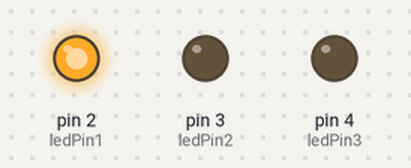
This sketch was run on a simulated Arduino Uno, built with avr-gcc and run on an emulated ATmega328P. Shown: output pins drawn as LEDs (lit = HIGH).

Above: at 0.5 s.
At 1.5 s:
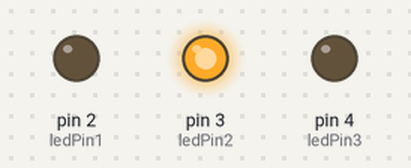
At 5.5 s:
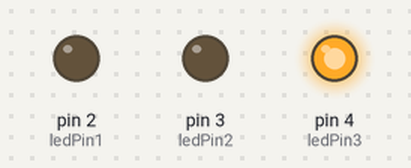
Timing chart, 0 to 6.9 s (numbered marks = the images above):
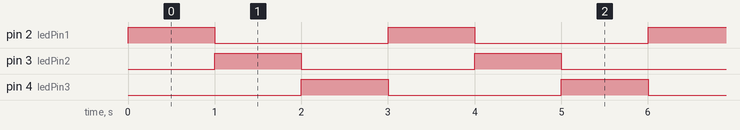

The sketch:

Test_3_LEDs.ino
```cpp
// Pin numbers for the LEDs
const int ledPin1 = 2;
const int ledPin2 = 3;
const int ledPin3 = 4;

void setup() {
  // Set the LED pins as output
  pinMode(ledPin1, OUTPUT);
  pinMode(ledPin2, OUTPUT);
  pinMode(ledPin3, OUTPUT);
}

void loop() {
  // Turn on LED 1 and turn off the others
  digitalWrite(ledPin1, HIGH);
  digitalWrite(ledPin2, LOW);
  digitalWrite(ledPin3, LOW);
  delay(1000); // Wait for 1 second

  // Turn on LED 2 and turn off the others
  digitalWrite(ledPin1, LOW);
  digitalWrite(ledPin2, HIGH);
  digitalWrite(ledPin3, LOW);
  delay(1000); // Wait for 1 second

  // Turn on LED 3 and turn off the others
  digitalWrite(ledPin1, LOW);
  digitalWrite(ledPin2, LOW);
  digitalWrite(ledPin3, HIGH);
  delay(1000); // Wait for 1 second
}
```

Measured:
- by itself, pin 2 (ledPin1), pin 3 (ledPin2), pin 4 (ledPin3): alternates HIGH for 1.0 s and LOW for 2.0 s
- by itself, everything shown: repeats every 3.0 s, in 3 steps
